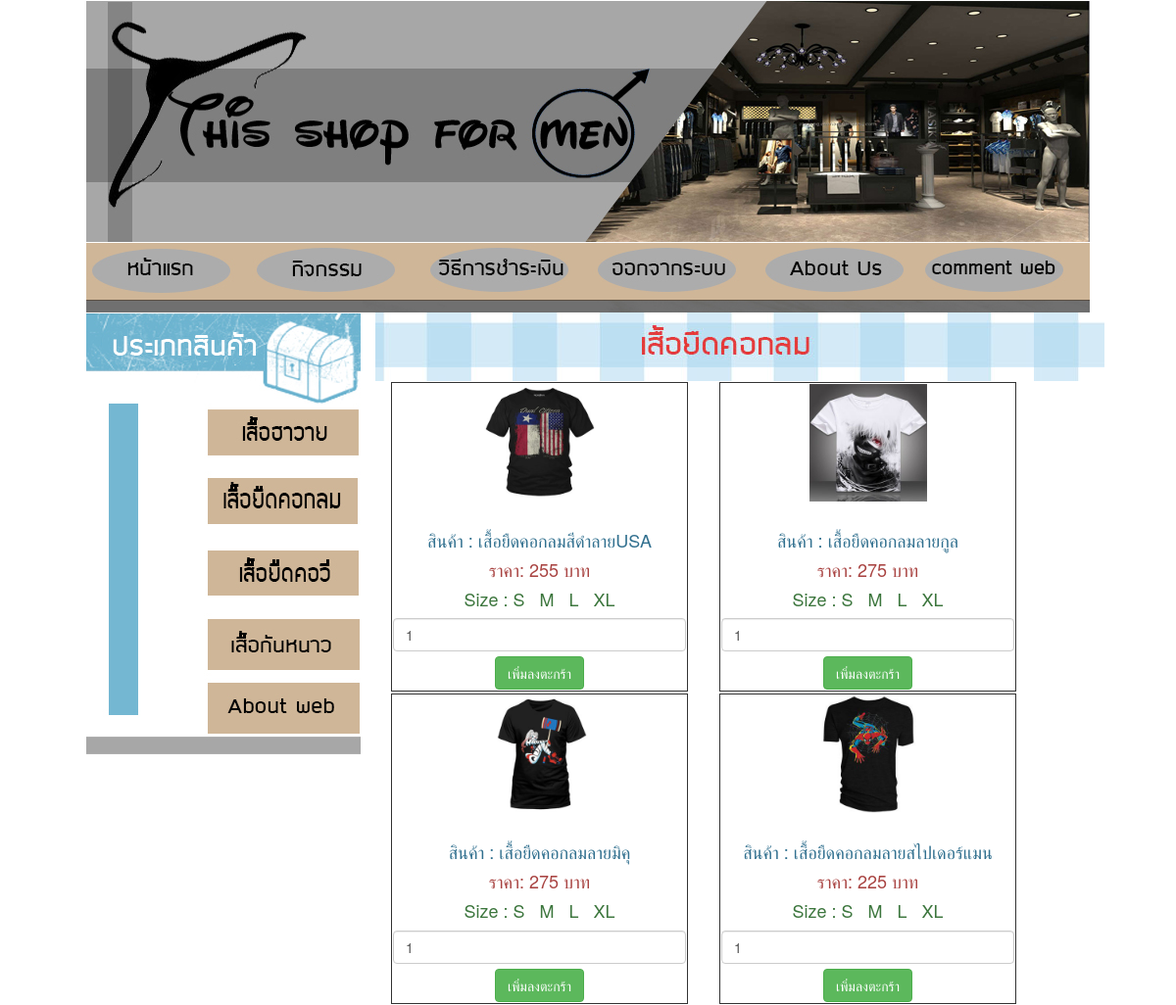
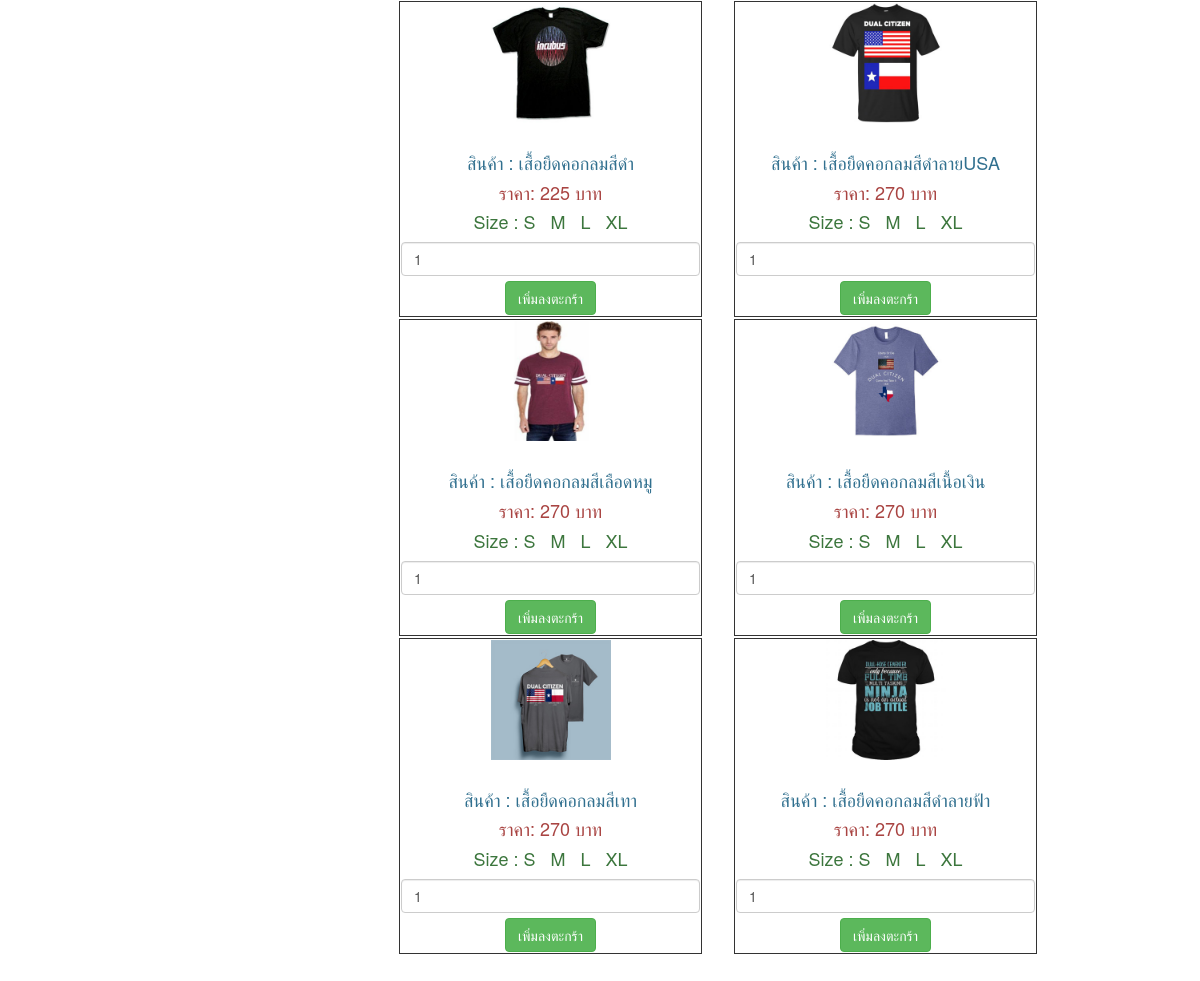
/seoy.php, run on the app's committed database (2 pictures, top to bottom).
### tables this page shows
CREATE TABLE `product` (
  `id` int(4) NOT NULL,
  `prd_img` varchar(50) NOT NULL,
  `prd_name` varchar(50) NOT NULL,
  `prd_price` varchar(5) NOT NULL,
  `prd_status` int(4) NOT NULL,
  `prd_detail` varchar(100) NOT NULL
);

### seoy.php (the view, shortened to what this page needs)
<!DOCTYPE html PUBLIC "-//W3C//DTD XHTML 1.0 Transitional//EN" "http://www.w3.org/TR/xhtml1/DTD/xhtml1-transitional.dtd">
<html xmlns="http://www.w3.org/1999/xhtml">
<?php
$con = mysqli_connect("localhost","jnshopfo_root","12345678","jnshopfo_men");
mysqli_set_charset($con,"utf8");
?>
<head>
<link rel="stylesheet" href="https://maxcdn.bootstrapcdn.com/bootstrap/3.3.7/css/bootstrap.min.css">
</head>
<body>
<table width="700" align="center">
  <tr>
    <td height="248"><img src="images/menshop_01.jpg" width="1024" height="246" /></td>
  </tr>
</table>
<table width="901" border="0" align="center" cellpadding="0" cellspacing="0">
  <tr>
    <td width="153"><a href="Aing.php"><img src="images/menshop_02.jpg" width="153" height="58" /></a></td>
    <td width="188"><a href="gig.php"><img src="images/menshop_03.jpg" width="188" height="58" /></a></td>
    <td width="174"><a href="vitee.php"><img src="images/menshop_04.jpg" width="174" height="58" /></a></td>
    <td width="176"><a href="Login.php"><img src="images/menshop_055.jpg" width="176" height="58" /></a></td>
    <td width="145"><a href="titto2.php"><img src="images/menshop_06.jpg" width="165" height="58" /></a></td>
    <td width="65"><a href="tepug - Copy (3).php"><img src="images/menshop_07.jpg" width="168" height="58" /></a></td>
  </tr>
</table>
<table width="700" border="0" align="center" cellpadding="0" cellspacing="0">
  <tr>
    <td><img src="images/menshop_08.jpg" width="1024" height="13" /></td>
  </tr>
</table>
<table width="1024" border="0" align="center" cellpadding="0" cellspacing="0">
  <tr>
    <td width="280" height="470" valign="top"><table width="100" border="0" cellspacing="0" cellpadding="0">
      <tr>
        <td><img src="images/menshop_09.jpg" width="280" height="93" /></td>
      </tr>
      <tr>
        <td><a href="In_men7.php"><img src="images/menshop_12.jpg" width="280" height="61" /></a></td>
      </tr>
      <tr>
        <td><a href="seoy.php"><img src="images/menshop_13.jpg" width="280" height="72" /></a></td>
      </tr>
      <tr>
        <td><a href="kov.php"><img src="images/menshop_14.jpg" width="279" height="73" /></a></td>
      </tr>
      <tr>
        <td><a href="gun.php"><img src="images/menshop_16.jpg" width="279" height="74" /></a></td>
      </tr>
      <tr>
        <td><a href="Aboutweb.php"><img src="images/menshop_17.jpg" width="280" height="78" /></a></td>
      </tr>
    </table>      &nbsp; &nbsp;&nbsp; &nbsp;&nbsp; &nbsp;&nbsp; &nbsp;&nbsp; &nbsp;&nbsp; &nbsp;&nbsp; &nbsp;&nbsp; &nbsp;&nbsp; &nbsp;&nbsp; &nbsp;&nbsp; &nbsp;&nbsp; &nbsp;</td>
    <td width="744" valign="top"><table width="700" border="0" cellpadding="0" cellspacing="0">
      <tr>
        <td align="center" valign="top">
<div class="container" style="width:700px;height:700px">
<img src="images/gram.jpg" width="744" height="70" />
<?php
$result = mysqli_query($con,"select * from product Where prd_status = 2");
while($row=mysqli_fetch_array($result,MYSQLI_ASSOC)){
	?>
    <div class="col-md-6" >
        <form method="post" action="cart2.php?action=add&id=<?php echo $row['id'];?>">
        <div style="border:1px solid #333;background-color:white;border-radius:px;padding:1px;margin:1px">
          <img src="products-img/<?php echo $row['prd_img'];?>" width="120" class="img-responsive" /><br>
          <h4 class="text-info">สินค้า : <?php echo $row['prd_name'];?></h4>
          <h4 class="text-danger">ราคา: <?php echo $row['prd_price'];?> บาท</h4>
          <h4 class="text-success">Size : S   &nbsp; M&nbsp;&nbsp; L   &nbsp; XL</h4>
          <input type="text" name="quantity" class="form-control" value="1"/>
          <input type="submit" name="add_product" style="margin-top:5px;" class="btn btn-success" value="เพิ่มลงตะกร้า" />
        </div>
        </form>
    </div>
    <?php } ?>
        </td>
      </tr>
    </table>
    </td>
  </tr>
</table>
<p>&nbsp;</p>
</body>
</html>

### seoy.php (style rules this page uses)
body { background-image: url(images/bg.png); }

### data on the page
product: prd_img (picture), prd_name "เสื้อยืดคอกลมสีดำลายUSA", prd_price "255"
product: prd_img (picture), prd_name "เสื้อยืดคอกลมลายกูล", prd_price "275"
product: prd_img (picture), prd_name "เสื้อยืดคอกลมลายมิคุ", prd_price "275"
product: prd_img (picture), prd_name "เสื้อยืดคอกลมลายสไปเดอร์แมน", prd_price "225"
product: prd_img (picture), prd_name "เสื้อยืดคอกลมสีดำ", prd_price "225"
product: prd_img (picture), prd_name "เสื้อยืดคอกลมสีดำลายUSA", prd_price "270"
product: prd_img (picture), prd_name "เสื้อยืดคอกลมสีเลือดหมู", prd_price "270"
product: prd_img (picture), prd_name "เสื้อยืดคอกลมสีเนื้อเงิน", prd_price "270"
product: prd_img (picture), prd_name "เสื้อยืดคอกลมสีเทา", prd_price "270"
product: prd_img (picture), prd_name "เสื้อยืดคอกลมสีดำลายฟ้า", prd_price "270"
